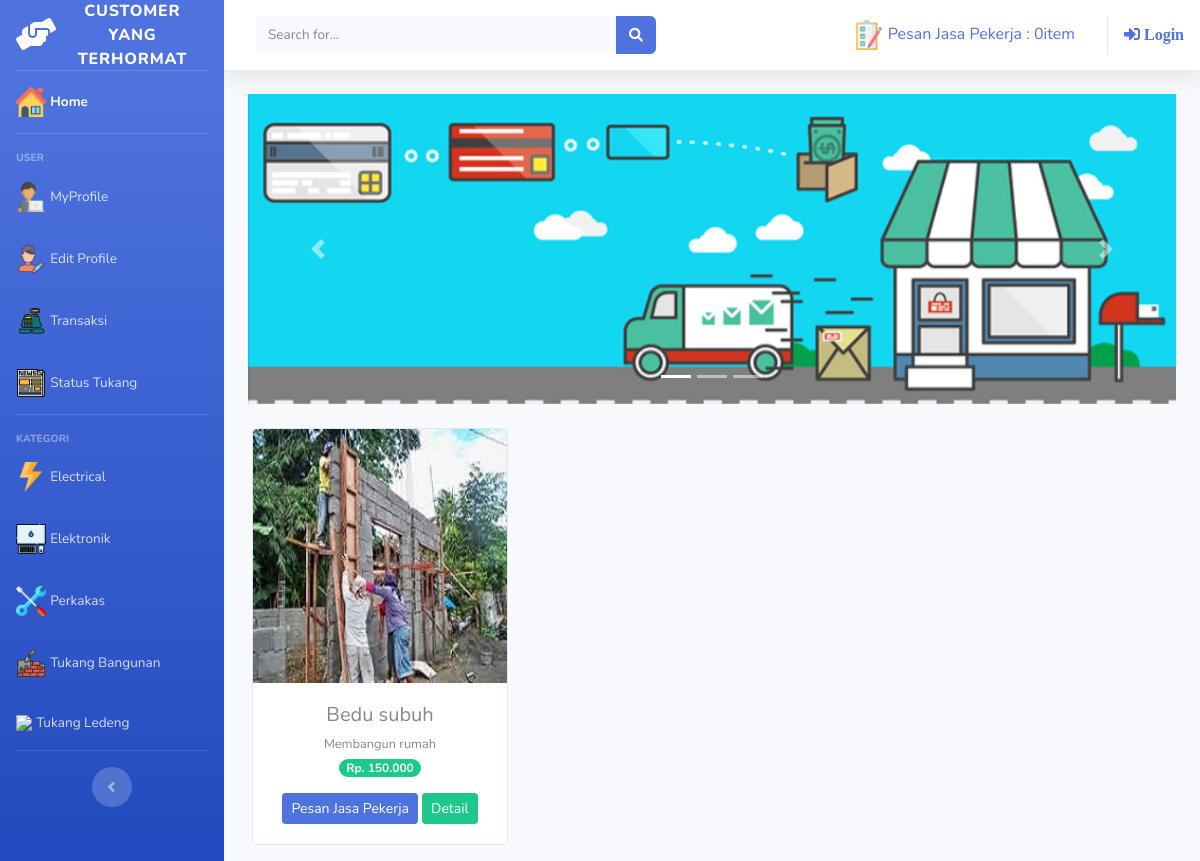
The page /index.php/kategori/tukang_bangunan on the database its author committed.
### tables this page shows
CREATE TABLE `tb_jasa` (
  `id_tkg` int(11) NOT NULL,
  `nama_tkg` varchar(60) NOT NULL,
  `tempat_tgl_lahir` varchar(128) NOT NULL,
  `alamat` varchar(225) DEFAULT NULL,
  `no_telp` varchar(13) DEFAULT NULL,
  `agama` varchar(15) DEFAULT NULL,
  `jk` enum('L','P') DEFAULT NULL,
  `pendidikan` varchar(15) DEFAULT NULL,
  `umur` int(3) NOT NULL,
  `keahlian` varchar(60) NOT NULL,
  `kategori` varchar(60) NOT NULL,
  `harga_tkg` int(11) NOT NULL,
  `gambar` text NOT NULL,
  `no_ktp` text DEFAULT NULL,
  `email` varchar(128) DEFAULT NULL,
  `status` varchar(50) NOT NULL
);

### application/controllers/kategori.php (called while the page is built, shortened)
<?php
class Kategori extends CI_Controller
{
	public function tukang_bangunan()
	{
		$data['bangunan'] = $this->model_kategori->data_bangunan()->result();
		$this->load->view('templates/header');
		$this->load->view('templates/sidebar');
		$this->load->view('bangunan', $data);
		$this->load->view('templates/footer');
	}
}

### index.php (called while the page is built, shortened)
<?php
require_once BASEPATH.'core/CodeIgniter.php';

### application/models/model_kategori.php (called while the page is built, shortened)
<?php
class Model_kategori extends CI_Model
{
	public function data_bangunan()
	{
		return $this->db->get_where("tb_jasa", array('kategori' => 'tukang bangunan'));
	}
}

### application/views/bangunan.php (the view, shortened to what this page needs)
<div class="container-fluid">
    <div id="carouselExampleIndicators" class="carousel slide" data-ride="carousel">
        <ol class="carousel-indicators">
            <li data-target="#carouselExampleIndicators" data-slide-to="0" class="active"></li>
            <li data-target="#carouselExampleIndicators" data-slide-to="1"></li>
            <li data-target="#carouselExampleIndicators" data-slide-to="2"></li>
        </ol>
        <div class="carousel-inner">
            <div class="carousel-item active">
                <img src="<?php echo base_url('assets\img\slider1.jpg') ?>" class="d-block w-100" alt="...">
            </div>
        </div>
        <a class="carousel-control-prev" href="#carouselExampleIndicators" role="button" data-slide="prev">
            <span class="carousel-control-prev-icon" aria-hidden="true"></span>
        </a>
        <a class="carousel-control-next" href="#carouselExampleIndicators" role="button" data-slide="next">
            <span class="carousel-control-next-icon" aria-hidden="true"></span>
        </a>
    </div>
    <div class="row text-center mt-4">
        <?php foreach ($bangunan as $js) : ?>
            <div class="card ml-3 mb-3" style="width: 16rem;">
                <img src="<?php echo base_url() . '/uploads/' . $js->gambar ?>" class="card-img-top" alt="...">
                <div class="card-body">
                    <h5 class="card-title mb-1"><?php echo $js->nama_tkg ?></h5>
                    <small><?php echo $js->keahlian ?></small><br>
                    <span class="badge badge-pill badge-success mb-3">Rp. <?php echo number_format($js->harga_tkg, 0, ',', '.') ?></span>
                    <?php echo anchor('dashboard/tambah_ke_pesan/' . $js->id_tkg, '<div class="btn btn-primary btn-sm">Pesan Jasa Pekerja</div>') ?>
                    <?php echo anchor('dashboard/detailnya/' . $js->id_tkg, '<div class="btn btn-success btn-sm">Detail</div>')  ?>
                </div>
            </div>
        <?php endforeach; ?>
    </div>
</div>

### rows shown on the page
tb_jasa: gambar (picture), nama_tkg "Bedu subuh", keahlian "Membangun rumah", harga_tkg "150.000", id_tkg "Pesan Jasa Pekerja", id_tkg "Detail"

### other values the page prints
anchor('dashboard/detail_pesan', $keranjang) "Pesan Jasa Pekerja : 0item"
anchor('auth/login', '<i class="fas fa-sign-in-alt"> Login </i>') "Login"
